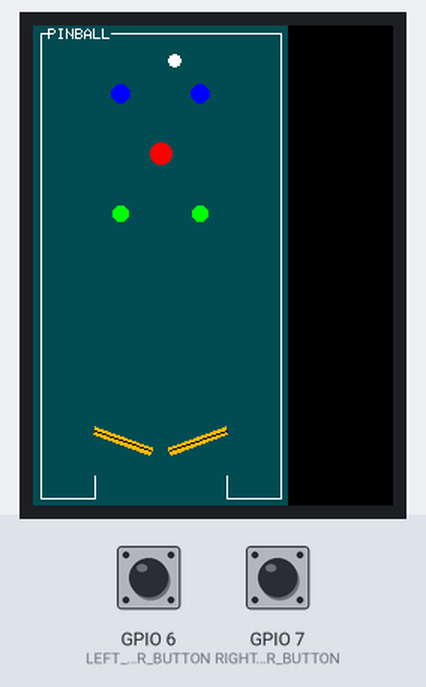
Bench run of a sketch on a simulated ESP32-S3. On the bench: 240×320 colour display. Inputs (shaded band) come from the test bench; at power-on: GPIO 6 (LEFT_FLIPPER_BUTTON) HIGH, GPIO 7 (RIGHT_FLIPPER_BUTTON) HIGH. Random numbers use the default seed unless the sketch sets one.

Above: at 1.3 s.
1.4 s: GPIO 6 (LEFT_FLIPPER_BUTTON) pulled LOW for 1 s
At 1.96 s:
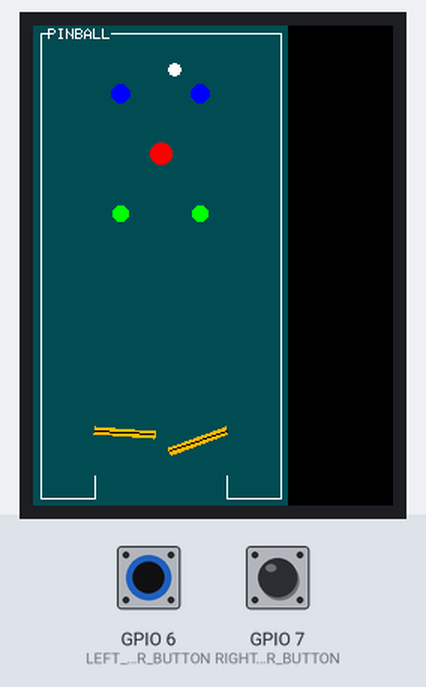
3.9 s: GPIO 7 (RIGHT_FLIPPER_BUTTON) pulled LOW for 0.2 s
At 4.41 s:
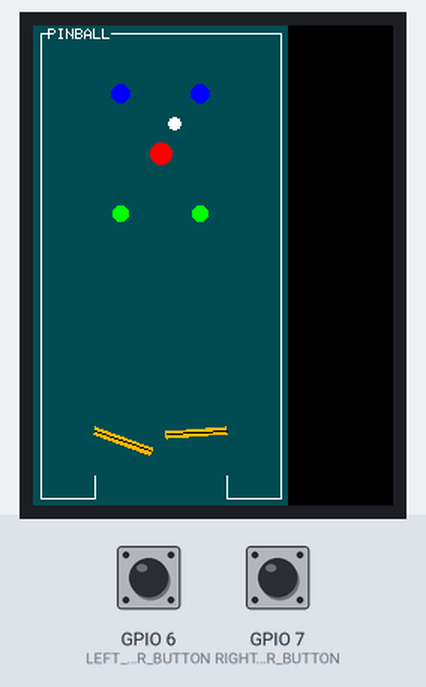
5.7 s: GPIO 6 (LEFT_FLIPPER_BUTTON) pulled LOW for 0.2 s
At 6.2 s:
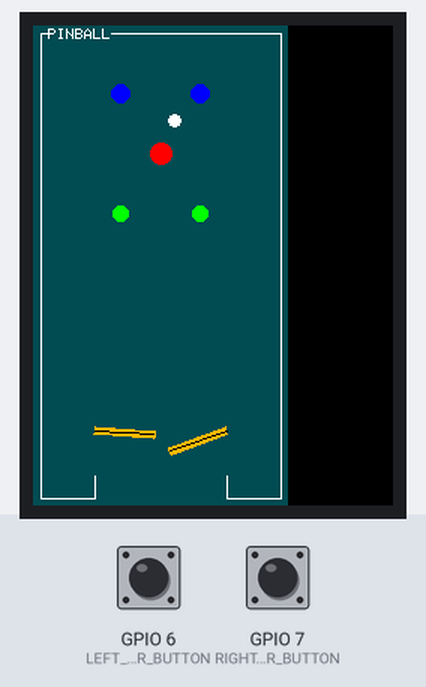
7.5 s: GPIO 7 (RIGHT_FLIPPER_BUTTON) pulled LOW for 1 s
At 8.0 s:
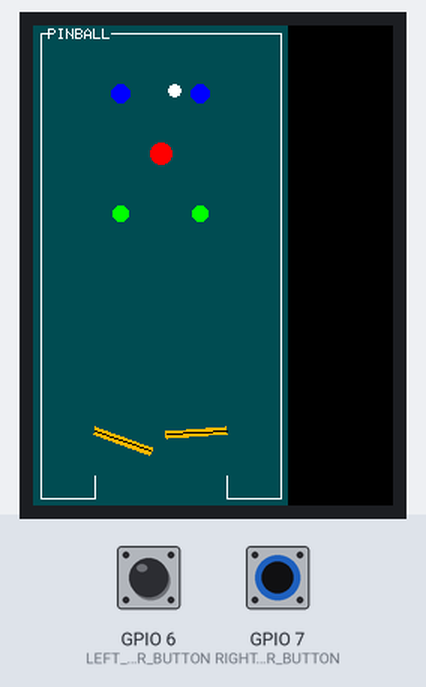
Timing chart, 0 to 10.5 s (numbered marks = the images above; inputs shaded):
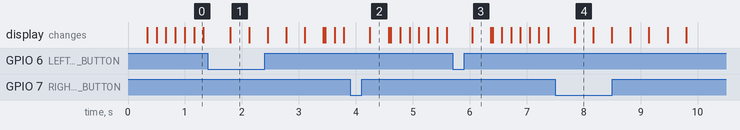

The sketch:

pinBall.ino
```cpp
#include "pinball.h"
#include <TFT_eSPI.h>
#include <vector>
using namespace std;

void setup() {
  Serial.begin(9600);
  pinballSetup();   // tetrisSetup yerine bunu çağır
}

void loop() {
  pinballUpdate();  // tetrisUpdate yerine bunu çağır
}
```

pinball.cpp
```cpp
#include "HWCDC.h"
#include "pinball.h"

#include "esp32-hal-gpio.h"
#include <cmath>
#include <vector>
using namespace std;

// ==================== Donanım Ayarları ====================
#define LEFT_FLIPPER_BUTTON   6    // Sol flipper butonu (örnek)
#define RIGHT_FLIPPER_BUTTON  7  // Sağ flipper butonu

// Global ekran ve sprite
TFT_eSPI tft = TFT_eSPI();
TFT_eSprite img = TFT_eSprite(&tft);

// ==================== Veri Yapıları ====================

struct Ball {
  float x, y;
  float vx, vy;
  float r;
};

struct Flipper {
  float pivotX, pivotY;  // menteşe noktası
  float length;          // kanat uzunluğu
  float angle;           // rad cinsinden açı
  float minAngle;        // aşağıdaki (dinlenme) açı
  float maxAngle;        // yukarıdaki maksimum açı
  float speed;           // her frame döneceği miktar
  bool active;           // buton basılı mı
};

static Ball ball;
static Flipper leftFlipper;
static Flipper rightFlipper;

static int screenW = 0;
static int screenH = 0;

// Oyun alanı sınırları
static int playLeft   = 5;
static int playRight  = 165;
static int playTop    = 5;
static int playBottom = 315;

// Flipper arası alt açıklık (drain) için sınırlar
static float drainLeftX  = 0.0f; // sol pivot x
static float drainRightX = 0.0f; // sağ pivot x

// Fizik sabitleri
const float FRICTION   = 0.985f;   // sürtünme
const float BOUNCE     = -0.98f;   // duvar sekmesi
const float GRAVITY_Y  = 0.08f;    // eğimli masa graviti (aşağı ivme)

// FPS kontrolü
static unsigned long lastUpdateMs = 0;
const unsigned long FRAME_TIME_MS = 16; // ~60 FPS

// ==================== Yardımcı Fonksiyonlar ====================

static float deg(float d) {
  return d * (M_PI / 180.0f);
}

// Her seferinde topu yukarıdan rastgele doğur
static void resetBallFromTop() {
  ball.r  = 4;

  // play alanı içinde rastgele bir x
  int minX = playLeft  + ball.r + 2;
  int maxX = playRight - ball.r - 2;
  if (minX >= maxX) { // güvenlik
    minX = playLeft + 10;
    maxX = playRight - 10;
  }

  ball.x  = random(minX, maxX);
  ball.y  = playTop + ball.r + 2;

  // Hafif random yana hız + aşağı hız
  float randSide = (random(-100, 101)) / 100.0f; // -1.0 .. 1.0
  ball.vx = randSide * 1.5f;                     // ±1.5 px/frame
  ball.vy = 1.5f;                                // aşağı doğru başlangıç hızı
}

static void setupFlippers() {
  float w = (playRight - playLeft);
  float L = w * 0.25f;
  float y = playBottom - 25;

  // Sol flipper
  leftFlipper.pivotX = (playLeft + playRight) / 2 - L * 1.1f;
  leftFlipper.pivotY = y - 20;
  leftFlipper.length = L;
  // 0 rad: sağa, pozitif açı: aşağı sağ, negatif açı: yukarı sağ
  leftFlipper.minAngle = deg(20);    // aşağı (dinlenme)
  leftFlipper.maxAngle = deg(-30);   // yukarı (vururken)
  leftFlipper.angle    = leftFlipper.minAngle;
  leftFlipper.speed    = deg(8);
  leftFlipper.active   = false;

  // Sağ flipper
  rightFlipper.pivotX = (playLeft + playRight) / 2 + L * 1.1f;
  rightFlipper.pivotY = y - 20;
  rightFlipper.length = L;
  // Sağ flipper sola bakacak şekilde
  rightFlipper.minAngle = deg(160);  // aşağı
  rightFlipper.maxAngle = deg(210);  // yukarı
  rightFlipper.angle    = rightFlipper.minAngle;
  rightFlipper.speed    = deg(8);
  rightFlipper.active   = false;

  // Drain açıklığı pivotlar arasında
  drainLeftX  = leftFlipper.pivotX;
  drainRightX = rightFlipper.pivotX;
}

static void drawPlayfield() {
  img.fillSprite(0x026A);

  // Yan ve üst duvarlar
  img.drawLine(playLeft,  playTop,    playLeft,  playBottom, TFT_WHITE);
  img.drawLine(playRight, playTop,    playRight, playBottom, TFT_WHITE);
  img.drawLine(playLeft,  playTop,    playRight, playTop,    TFT_WHITE);

  // Alt duvar: sadece pivotların dışında
  img.drawLine(playLeft,             playBottom,
               (int)drainLeftX,      playBottom, TFT_WHITE);
  img.drawLine((int)drainRightX,     playBottom,
               playRight,            playBottom, TFT_WHITE);

  // Pivot yanlarındaki kısa dikey postlar
  int postHeight = 15;
  img.drawLine((int)drainLeftX,  playBottom,
               (int)drainLeftX,  playBottom - postHeight, TFT_WHITE);
  img.drawLine((int)drainRightX, playBottom,
               (int)drainRightX, playBottom - postHeight, TFT_WHITE);

  // Bumperlar
  int cx1 = playLeft   + (playRight - playLeft) / 3;
  int cx2 = playLeft   + 2 * (playRight - playLeft) / 3;
  int cy1 = playTop    + 40;
  int cy2 = playTop    + 80;
  int cy3 = playTop    + 120;

  img.fillCircle(cx1, cy1, 6, TFT_BLUE);
  img.fillCircle(cx2, cy1, 6, TFT_BLUE);
  img.fillCircle((playLeft + playRight) / 2, cy2, 7, TFT_RED);
  img.fillCircle(cx1, cy3, 5, TFT_GREEN);
  img.fillCircle(cx2, cy3, 5, TFT_GREEN);

  // Başlık
  img.setTextColor(TFT_WHITE, 0x026A);
  img.setTextSize(1);
  img.setCursor(10, 2);
  img.print("PINBALL");
}

// Flipper ucu
static void flipperEndpoint(const Flipper &f, float &x1, float &y1) {
  x1 = f.pivotX + cosf(f.angle) * f.length;
  y1 = f.pivotY + sinf(f.angle) * f.length;
}

// Flipper çizimi
static void drawFlipper(const Flipper &f, uint16_t color) {
  float x1, y1;
  flipperEndpoint(f, x1, y1);

  float dx = x1 - f.pivotX;
  float dy = y1 - f.pivotY;
  float len = sqrtf(dx * dx + dy * dy);
  if (len <= 0.0001f) return;

  dx /= len;
  dy /= len;

  float thickness = 5.0f;
  float nx = -dy;
  float ny = dx;

  float px0 = f.pivotX + nx * (thickness / 2);
  float py0 = f.pivotY + ny * (thickness / 2);
  float px1 = f.pivotX - nx * (thickness / 2);
  float py1 = f.pivotY - ny * (thickness / 2);

  float ex0 = x1 + nx * (thickness / 2);
  float ey0 = y1 + ny * (thickness / 2);
  float ex1 = x1 - nx * (thickness / 2);
  float ey1 = y1 - ny * (thickness / 2);

  img.fillTriangle((int)px0, (int)py0, (int)px1, (int)py1, (int)ex0, (int)ey0, color);
  img.fillTriangle((int)px1, (int)py1, (int)ex0, (int)ey0, (int)ex1, (int)ey1, color);

  img.drawLine((int)f.pivotX, (int)f.pivotY, (int)x1, (int)y1, TFT_BLACK);
}

static void drawBall() {
  img.fillCircle((int)ball.x, (int)ball.y, (int)ball.r, TFT_WHITE);
}

// Bumper çarpması
static bool hitCircle(int bx, int by, int cx, int cy, int r) {
  int dx = bx - cx;
  int dy = by - cy;
  return dx * dx + dy * dy <= r * r;
}

// Noktadan doğru parçasına uzaklık
static float distancePointToSegment(
  float px, float py,
  float x0, float y0,
  float x1, float y1,
  float &closestX, float &closestY
) {
  float dx = x1 - x0;
  float dy = y1 - y0;
  float len2 = dx * dx + dy * dy;

  if (len2 <= 0.00001f) {
    closestX = x0;
    closestY = y0;
    float ddx = px - x0;
    float ddy = py - y0;
    return sqrtf(ddx * ddx + ddy * ddy);
  }

  float t = ((px - x0) * dx + (py - y0) * dy) / len2;
  if (t < 0.0f) t = 0.0f;
  if (t > 1.0f) t = 1.0f;

  closestX = x0 + t * dx;
  closestY = y0 + t * dy;

  float ddx = px - closestX;
  float ddy = py - closestY;
  return sqrtf(ddx * ddx + ddy * ddy);
}

// Flipper ile çarpışma
static void handleFlipperCollision(const Flipper &f) {
  float fx1, fy1;
  flipperEndpoint(f, fx1, fy1);

  float closestX, closestY;
  float dist = distancePointToSegment(
    ball.x, ball.y,
    f.pivotX, f.pivotY,
    fx1, fy1,
    closestX, closestY
  );

  if (dist <= ball.r + 1.0f) {
    float nx = ball.x - closestX;
    float ny = ball.y - closestY;
    float len = sqrtf(nx * nx + ny * ny);
    if (len < 0.0001f) {
      float dx = fx1 - f.pivotX;
      float dy = fy1 - f.pivotY;
      len = sqrtf(dx * dx + dy * dy);
      if (len < 0.0001f) return;
      nx = -dy / len;
      ny = dx / len;
    } else {
      nx /= len;
      ny /= len;
    }

    float overlap = (ball.r + 1.0f) - dist;
    ball.x += nx * overlap;
    ball.y += ny * overlap;

    float dot = ball.vx * nx + ball.vy * ny;
    if (dot > 0) {
      ball.vx = ball.vx - 2.0f * dot * nx;
      ball.vy = ball.vy - 2.0f * dot * ny;
    }

    if (f.active) {
      ball.vx += nx * 1.5f;
      ball.vy += ny * 1.5f;
    }
  }
}

// ==================== Input & Fizik ====================

static void handleInput() {
  bool leftPressed  = (digitalRead(LEFT_FLIPPER_BUTTON)  == LOW);
  bool rightPressed = (digitalRead(RIGHT_FLIPPER_BUTTON) == LOW);

  // Flipperlar butona göre her zaman aktif
  leftFlipper.active  = leftPressed;
  rightFlipper.active = rightPressed;

  // SOL FLIPPER: minAngle = 20°, maxAngle = -30°
  if (leftFlipper.active) {
    leftFlipper.angle -= leftFlipper.speed;
    if (leftFlipper.angle < leftFlipper.maxAngle) {
      leftFlipper.angle = leftFlipper.maxAngle;
    }
  } else {
    leftFlipper.angle += leftFlipper.speed;
    if (leftFlipper.angle > leftFlipper.minAngle) {
      leftFlipper.angle = leftFlipper.minAngle;
    }
  }

  // SAĞ FLIPPER: minAngle = 160°, maxAngle = 210°
  if (rightFlipper.active) {
    rightFlipper.angle += rightFlipper.speed;
    if (rightFlipper.angle > rightFlipper.maxAngle) {
      rightFlipper.angle = rightFlipper.maxAngle;
    }
  } else {
    rightFlipper.angle -= rightFlipper.speed;
    if (rightFlipper.angle < rightFlipper.minAngle) {
      rightFlipper.angle = rightFlipper.minAngle;
    }
  }
}

static void updatePhysics() {
  // Eğimli masa graviti
  ball.vy += GRAVITY_Y;

  // Hareket
  ball.x += ball.vx;
  ball.y += ball.vy;

  // Sürtünme
  ball.vx *= FRICTION;
  ball.vy *= FRICTION;

  // Yan ve üst duvarlar
  if (ball.x - ball.r < playLeft + 1) {
    ball.x = playLeft + 1 + ball.r;
    ball.vx *= BOUNCE;
  }
  if (ball.x + ball.r > playRight - 1) {
    ball.x = playRight - 1 - ball.r;
    ball.vx *= BOUNCE;
  }
  if (ball.y - ball.r < playTop + 1) {
    ball.y = playTop + 1 + ball.r;
    ball.vy *= BOUNCE;
  }

  // Alt tarafta: sadece pivotların DIŞINDA duvar var
  if (ball.y + ball.r > playBottom - 1) {
    if (ball.x < drainLeftX || ball.x > drainRightX) {
      // Yan duvarlara çarpma
      ball.y = playBottom - 1 - ball.r;
      ball.vy *= BOUNCE;
    } else {
      // Flipperların arasından aşağı kaçtı -> yeni top yukarıdan
      resetBallFromTop();
      return;
    }
  }

  // Bumper çarpışmaları
  int bx = (int)ball.x;
  int by = (int)ball.y;

  int cx1 = playLeft   + (playRight - playLeft) / 3;
  int cx2 = playLeft   + 2 * (playRight - playLeft) / 3;
  int cy1 = playTop    + 40;
  int cy2 = playTop    + 80;
  int cy3 = playTop    + 120;

  bool bumperHit = false;

  if (hitCircle(bx, by, cx1, cy1, 10)) bumperHit = true;
  if (hitCircle(bx, by, cx2, cy1, 10)) bumperHit = true;
  if (hitCircle(bx, by, (playLeft + playRight) / 2, cy2, 12)) bumperHit = true;
  if (hitCircle(bx, by, cx1, cy3, 9)) bumperHit = true;
  if (hitCircle(bx, by, cx2, cy3, 9)) bumperHit = true;

  if (bumperHit) {
    ball.vy = -ball.vy * 1.1f;
    ball.vx = -ball.vx * 1.1f;
  }

  // Flipper çarpışmaları
  handleFlipperCollision(leftFlipper);
  handleFlipperCollision(rightFlipper);
}

// ==================== Dışarı Açık Fonksiyonlar ====================

void pinballSetup() {
  tft.init();
  tft.setRotation(4);
  img.setColorDepth(16);
  img.createSprite(170, 320);

  screenW = img.width();
  screenH = img.height();

  playLeft   = 5;
  playRight  = screenW - 5;
  playTop    = 5;
  playBottom = screenH - 5;

  pinMode(LEFT_FLIPPER_BUTTON, INPUT_PULLUP);
  pinMode(RIGHT_FLIPPER_BUTTON, INPUT_PULLUP);

  setupFlippers();
  resetBallFromTop();   // oyuna yukarıdan random top ile başla

  lastUpdateMs = millis();
}

void pinballUpdate() {
  unsigned long now = millis();
  if (now - lastUpdateMs < FRAME_TIME_MS) {
    return;
  }
  lastUpdateMs = now;

  drawPlayfield();
  handleInput();
  updatePhysics();

  drawFlipper(leftFlipper,  TFT_ORANGE);
  drawFlipper(rightFlipper, TFT_ORANGE);
  drawBall();

  img.pushSprite(0, 0);
}
```

pinball.h
```cpp
#ifndef PINBALL_H
#define PINBALL_H

#include <TFT_eSPI.h>
#include <Arduino.h>
#include "resource.h"
#include <vector>

void pinballSetup();
void pinballUpdate();

// Aynı ekran/sprite'ı kullanmak için:
extern TFT_eSPI tft;
extern TFT_eSprite img;

#endif
```

resource.h
```cpp
#ifndef RESOURCES_H
#define RESOURCES_H
#include <cstdint>

#define CELL_SIZE 6


#define MATRIX_COLS 10
#define MATRIX_ROWS 22


// back 12 pause 1 select 10
// button definition
//#define up_btn 13
//#define dwn_btn 11
//#define lft_btn 44
//#define rgh_btn 9
//#define bck_btn 7
//#define select_btn 8


#define yellow 0xFECB
#define green 0x6C64
#define pupple 0x712E
#define orange 0xCBA4
#define cyan 0x5D32
#define red 0xE127
#define blue 0x0334


extern const uint8_t tetrominoShapes[7][4][4][4];
extern const uint16_t blockColor[7];


#endif
```

Source omitted: resource.cpp (data table, 2573 bytes)
